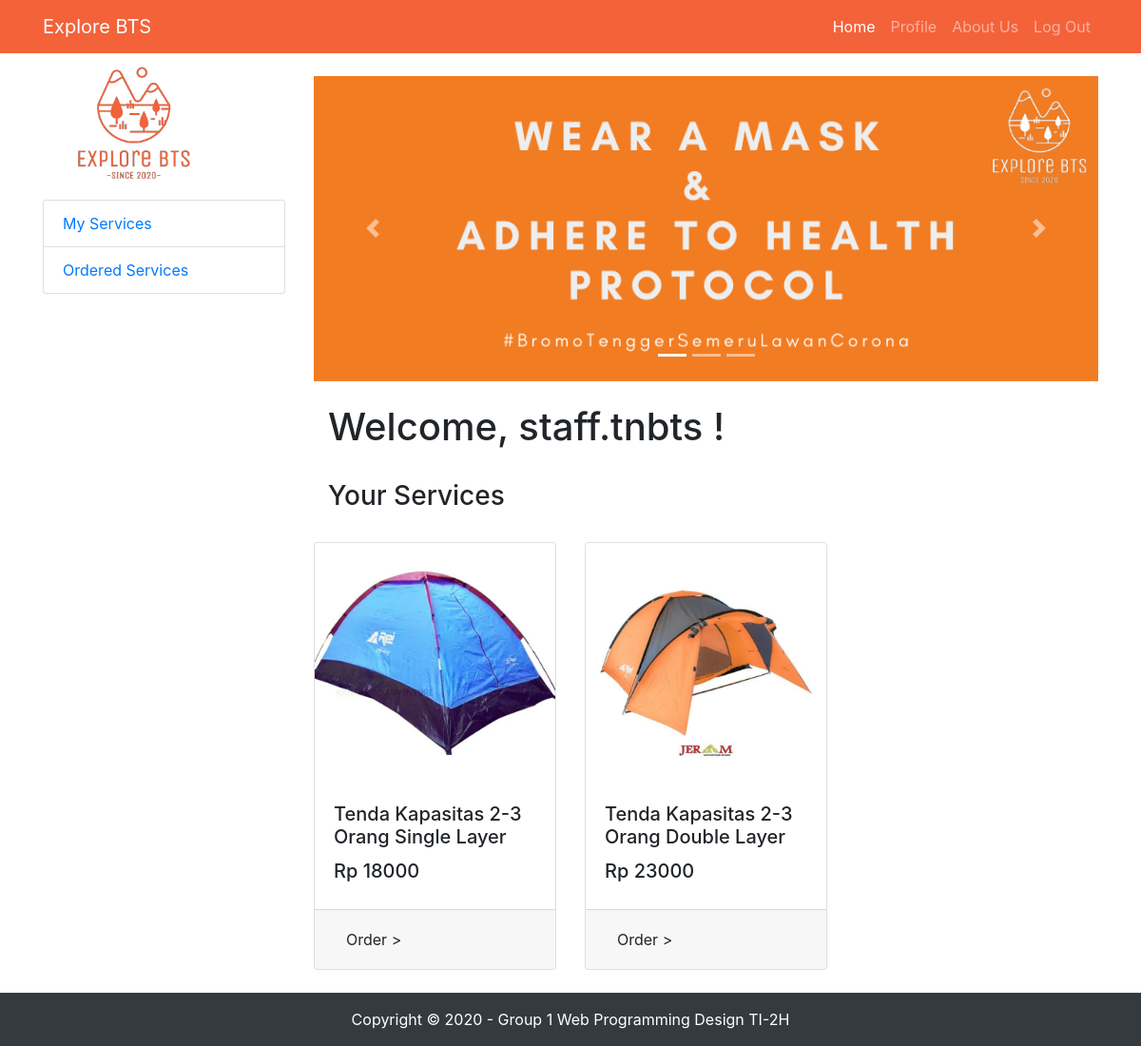
Screenshot of /homeVendor.php (signed in) with the database file from the repository.
### tables this page shows
CREATE TABLE `products` (
  `product_id` int(11) NOT NULL,
  `product_name` varchar(100) NOT NULL,
  `product_pict` varchar(255) NOT NULL,
  `category_code` char(4) NOT NULL,
  `unit_price` int(11) NOT NULL,
  `vendor_id` int(11) NOT NULL,
  `product_desc` varchar(255) NOT NULL
);

### homeVendor.php (the view, shortened to what this page needs)
<!DOCTYPE html>
<html lang="en">
<head>
  <link href="vendor/bootstrap/css/bootstrap.min.css" rel="stylesheet">
  <link href="vendor/bootstrap/css/bootstrap.min.css" rel="stylesheet">
  <link href="css/shop-homepage.css" rel="stylesheet">
</head>
<body>
  <nav class="navbar navbar-expand-lg navbar-dark fixed-top">
    <div class="container">
      <a class="navbar-brand" href="#">Explore BTS</a>
      <div class="collapse navbar-collapse" id="navbarResponsive">
        <ul class="navbar-nav ml-auto">
          <li class="nav-item active">
            <a class="nav-link" href="homeUsers.html">Home
            </a>
          </li>
          <li class="nav-item">
            <a class="nav-link" href="#">Profile</a>
          </li>
          <li class="nav-item">
            <a class="nav-link" href="#">About Us</a>
          </li>
          <li class="nav-item">
            <a class="nav-link" href="logoutSession.php">Log Out</a>
          </li>
        </ul>
      </div>
    </div>
  </nav>
  <div class="container">
    <div class="row">
      <div class="col-lg-3">
        <img src="assets/logo-bts.png" width="75%">
        <div class="list-group">
          <a href="#" class="list-group-item">My Services</a>
          <a href="#" class="list-group-item">Ordered Services</a>
        </div>
      </div>
      <div class="col-lg-9">
        <div id="myCarousel" class="carousel slide my-4" data-ride="carousel">
          <ol class="carousel-indicators">
            <li data-target="#myCarousel" data-slide-to="0" class="active"></li>
            <li data-target="#myCarousel" data-slide-to="1"></li>
            <li data-target="#myCarousel" data-slide-to="2"></li>
          </ol>
          <div class="carousel-inner" role="listbox">
            <div class="carousel-item active">
              <img class="d-block img-fluid" src="assets/slider-jumbotron-1.png" alt="First slide">
            </div>
          </div>
          <a class="carousel-control-prev" href="#myCarousel" role="button" data-slide="prev">
            <span class="carousel-control-prev-icon" aria-hidden="true"></span>
          </a>
          <a class="carousel-control-next" href="#myCarousel" role="button" data-slide="next">
            <span class="carousel-control-next-icon" aria-hidden="true"></span>
          </a>
        </div>
        <div class="container">
        <?php
        $username = $_SESSION['username'];
        if($_SESSION['loggedIn']){ ?>
            <h1>Welcome, <?php echo $username; ?> !</h1> <br>
            <?php } ?>
            <h3>Your Services</h3> <br>
        </div>
        <div class="row">
        <?php
                include "connection.php";
                $query = "SELECT * FROM products WHERE category_code LIKE '%CMP%'";
                $result = mysqli_query($connect, $query);
                if(mysqli_num_rows($result) > 0){
                while($row = mysqli_fetch_assoc($result)){
            ?>
                <div class="col-lg-4 col-md-6 mb-4">
                    <div class="card h-100">
                        <img class="card-img-top" src="uploads/<?php echo $row['product_pict'];?>" alt="">
                        <div class="card-body">
                        <h5 class="card-title"><?php echo $row['product_name'];?></h5>
                        <h5>Rp <?php echo $row['unit_price'];?></h5>
                        </div>
                        <div class="card-footer">
                            <button type="button" class="btn" data-toggle="modal" data-target="#modal<?php echo $row['product_id']; ?>">Order > </button>
                        </div>
                    </div>
                </div>
            <?php
                        }
                    } else{
                        echo "0 result";
                    }
                ?>
            </div>
      </div>
    </div>
  </div>
  <footer class="py-3 bg-dark">
    <div class="container">
      <p class="m-0 text-center text-white">Copyright &copy;  2020 - Group 1 Web Programming Design TI-2H</p>
    </div>
  </footer>
</body>
</html>

### css/shop-homepage.css (style rules this page uses)
body { padding-top: 56px; }

### homeVendor.php (style rules this page uses)
.navbar { background-color: #f4623a; }

### rows the page displays
products: product_pict (picture), product_name "Tenda Kapasitas 2-3 Orang Single Layer", unit_price "18000"
products: product_pict (picture), product_name "Tenda Kapasitas 2-3 Orang Double Layer", unit_price "23000"

### other values shown
$username "staff.tnbts"
